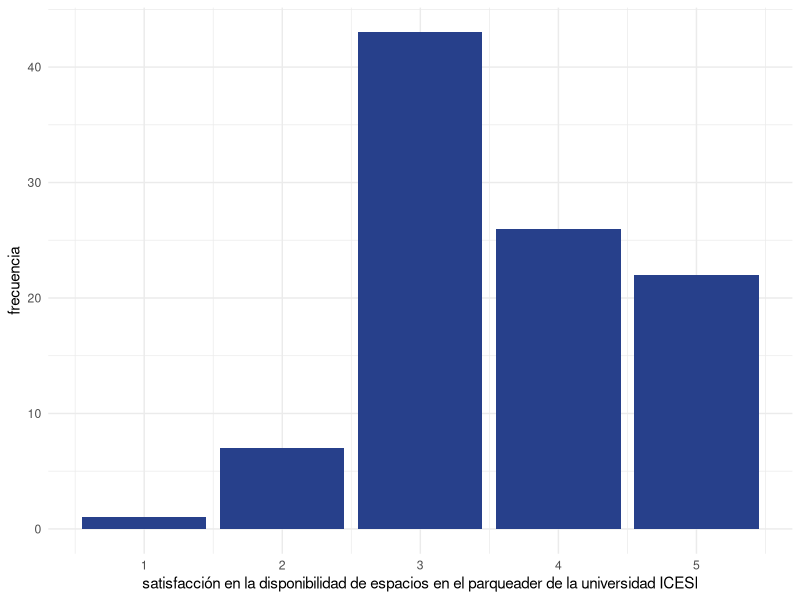
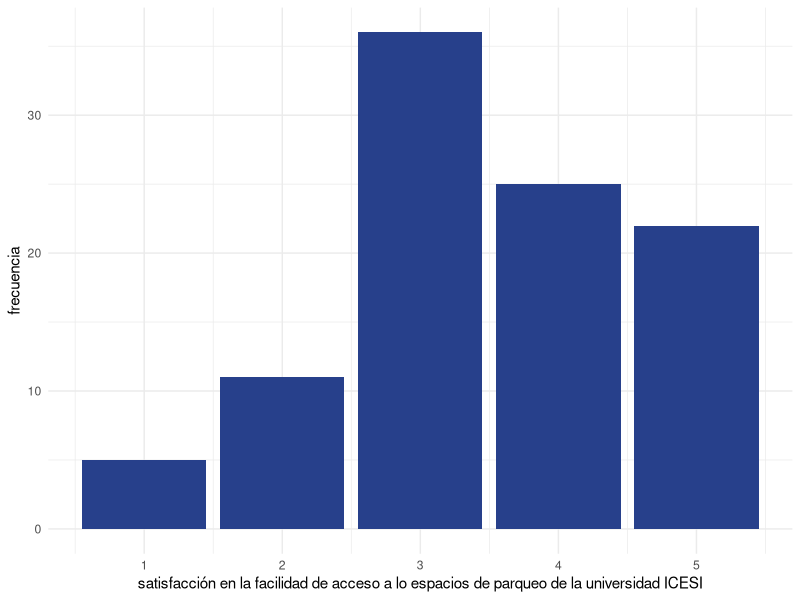

The R source for these figures, in order:
surveyData <- read.csv("survey_data.csv", header = TRUE, sep = ",")

class(surveyData)

str(surveyData)

library(dplyr)
library(ggplot2)

surveyData %>% 
  ggplot(aes(x = satisfacción.disponibilidad.espacios)) +
  geom_bar(fill = "royalblue4") +
  labs(y = "frecuencia", x = "satisfacción en la disponibilidad de espacios en el parqueader de la universidad ICESI")+
  theme_minimal()

surveyData %>% 
  ggplot(aes(x = facilidad.acceso)) +
  geom_bar(fill = "royalblue4") +
  labs(y = "frecuencia", x = "satisfacción en la facilidad de acceso a lo espacios de parqueo de la universidad ICESI")+
  theme_minimal()
